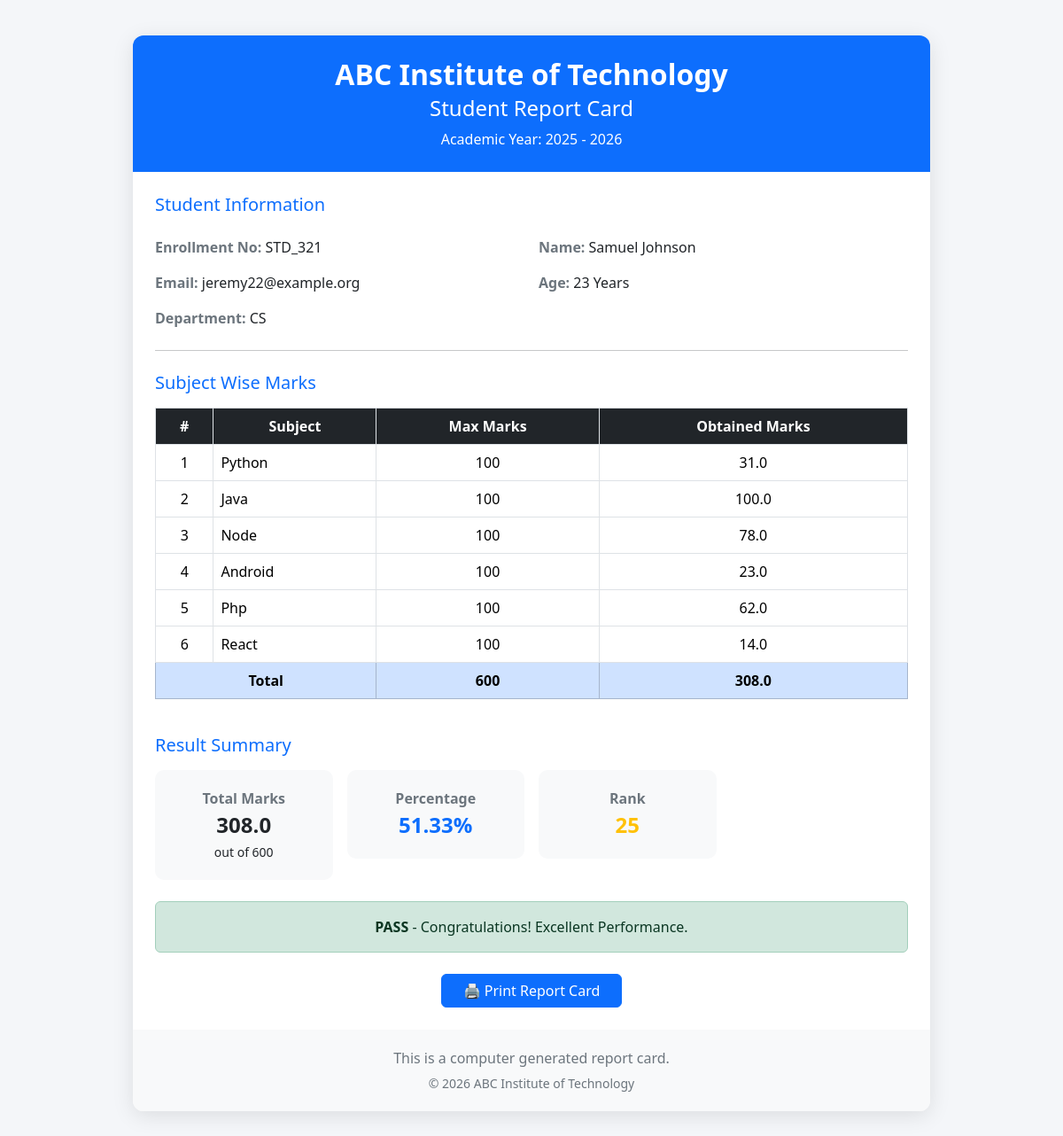
Screenshot of /result?id=1&action=display with the database file from the repository.
### myapp/models.py (models this page shows)
class Marks(models.Model):
    student = models.ForeignKey(Student,on_delete=models.CASCADE)
    subject = models.ForeignKey(Subject,on_delete=models.CASCADE)
    mark = models.FloatField()

class Student(models.Model):
    dept = models.ForeignKey(Dept,on_delete=models.CASCADE)
    enno = models.OneToOneField(Enroll,on_delete=models.CASCADE)
    name = models.CharField(max_length=20)
    email = models.CharField(max_length=50)
    age = models.IntegerField()

class Enroll(models.Model):
    en_no = models.CharField(max_length=20)

class Dept(models.Model):
    name = models.CharField(max_length=20)

class Subject(models.Model):
    name = models.CharField(max_length=20)

### myapp/views.py (the view, shortened to what this page needs)
# urls.py: path("result",result,name="result")
def result(request):
    id  =request.GET['id']
    action = request.GET['action']
    data = Marks.objects.filter(student_id=id)
    total = data.aggregate(marks=Sum("mark"))['marks'] or 0
    students =  Student.objects.annotate(total_marks=Sum("marks__mark")).order_by("-total_marks")
    rank=0
    for st in students:
        rank+=1
        if st.id==int(id):
            break
    per = (total*100)/600
    if action=='display':
        return render(request,"result.html",{"data":data,"total":total,"per":round(per,2),"rank":rank})

### myapp/templates/result.html (shortened to what this page needs)
<!DOCTYPE html>
<html lang="en">
<head>
    <link href="https://cdn.jsdelivr.net/npm/bootstrap@5.3.3/dist/css/bootstrap.min.css" rel="stylesheet">
</head>
<body>
    <div class="container">
        <div class="report-card">
            <div class="report-header">
                <h2>ABC Institute of Technology</h2>
                <h4>Student Report Card</h4>
                <p class="mb-0">Academic Year: 2025 - 2026</p>
            </div>
            <div class="student-info">
                <h5 class="mb-4 text-primary">Student Information</h5>
                <div class="row g-3">
                    <div class="col-md-6">
                        <span class="info-label">Enrollment No:</span>
                        <span>{{data.0.student.enno.en_no}}</span>
                    </div>
                    <div class="col-md-6">
                        <span class="info-label">Name:</span>
                        <span>{{data.0.student.name}}</span>
                    </div>
                    <div class="col-md-6">
                        <span class="info-label">Email:</span>
                        <span>{{data.0.student.email}}</span>
                    </div>
                    <div class="col-md-6">
                        <span class="info-label">Age:</span>
                        <span>{{data.0.student.age}} Years</span>
                    </div>
                    <div class="col-md-6">
                        <span class="info-label">Department:</span>
                        <span>{{data.0.student.dept.name}} </span>
                    </div>
                </div>
                <hr class="my-4">
                <h5 class="mb-3 text-primary">Subject Wise Marks</h5>
                <div class="table-responsive">
                    <table class="table table-bordered table-hover marks-table">
                        <thead>
                            <tr>
                                <th>#</th>
                                <th>Subject</th>
                                <th>Max Marks</th>
                                <th>Obtained Marks</th>
                            </tr>
                        </thead>
                        <tbody>
                            {%for d in data%}
                            <tr>
                                <td>{{forloop.counter}}</td>
                                <td class="text-start">{{d.subject.name}}</td>
                                <td>100</td>
                                <td>{{d.mark}}</td>
                            </tr>
                            {%endfor%}
                        </tbody>
                        <tfoot>
                            <tr class="table-primary fw-bold">
                                <td colspan="2">Total</td>
                                <td>600</td>
                                <td>{{total}}</td>
                            </tr>
                        </tfoot>
                    </table>
                </div>
                <h5 class="text-primary mt-4 mb-3">Result Summary</h5>
                <div class="row g-3">
                    <div class="col-md-3 col-6">
                        <div class="result-box">
                            <div class="info-label">Total Marks</div>
                            <div class="result-value">{{total}}</div>
                            <small>out of 600</small>
                        </div>
                    </div>
                    <div class="col-md-3 col-6">
                        <div class="result-box">
                            <div class="info-label">Percentage</div>
                            <div class="result-value text-primary">{{per}}%</div>
                        </div>
                    </div>
                    <div class="col-md-3 col-6">
                        <div class="result-box">
                            <div class="info-label">Rank</div>
                            <div class="result-value text-warning">{{rank}}</div>
                        </div>
                    </div>
                </div>
                <div class="alert alert-success text-center mt-4">
                    <strong>PASS</strong> - Congratulations! Excellent Performance.
                </div>
                <div class="text-center mt-4 no-print">
                    <button onclick="window.print()" class="btn btn-primary px-4">
                        🖨️ Print Report Card
                    </button>
                </div>
            </div>
            <div class="footer">
                <p class="mb-1">This is a computer generated report card.</p>
                <small>© 2026 ABC Institute of Technology</small>
            </div>
        </div>
    </div>
</body>
</html>

### myapp/templates/result.html (style rules this page uses)
body { background: #f4f6f9; }
.report-card { max-width: 900px; margin: 40px auto; background: white; border-radius: 12px; box-shadow: 0 5px 25px rgba(0, 0, 0, 0.1); overflow: hidden; }
.report-header { background: #0d6efd; color: white; padding: 25px; text-align: center; }
.report-header h2 { margin-bottom: 5px; font-weight: 700; }
.student-info { padding: 25px; }
.info-label { font-weight: 600; color: #6c757d; }
.marks-table th { background: #212529; color: white; }
.marks-table td, .marks-table th { vertical-align: middle; text-align: center; }
.result-box { border-radius: 10px; padding: 20px; background: #f8f9fa; text-align: center; }
.result-value { font-size: 24px; font-weight: 700; }
.footer { background: #f8f9fa; padding: 20px; text-align: center; color: #6c757d; }

### rows the page displays
Marks: student.en_no "STD_321", student.name "Samuel Johnson", student.email "jeremy22@example.org", student.age "23", student.name "CS", subject.name "Python", mark "31.0"
Marks: subject.name "Java", mark "100.0"
Marks: subject.name "Node", mark "78.0"
Marks: subject.name "Android", mark "23.0"
Marks: subject.name "Php", mark "62.0"
Marks: subject.name "React", mark "14.0"

### other values shown
{{ total }} "308.0"
{{ per }} "51.33"
{{ rank }} "25"
